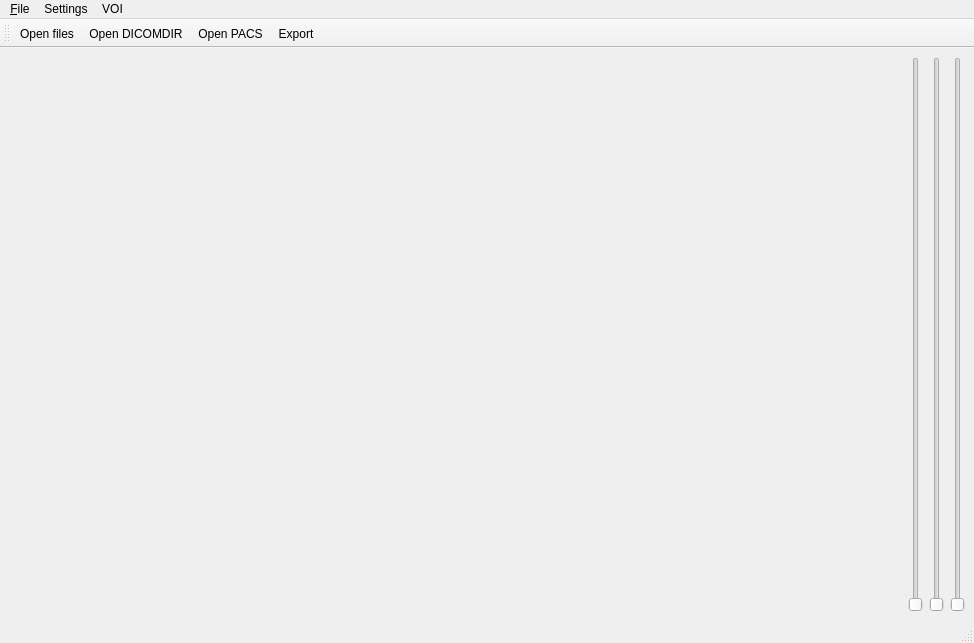
<ui version="4.0" >
 <class>MainWindow</class>
 <widget class="QMainWindow" name="MainWindow" >
  <property name="geometry" >
   <rect>
    <x>0</x>
    <y>0</y>
    <width>974</width>
    <height>643</height>
   </rect>
  </property>
  <property name="windowTitle" >
   <string>MainWindow</string>
  </property>
  <widget class="QWidget" name="centralwidget" >
   <layout class="QHBoxLayout" >
    <item>
     <widget class="GLViews" native="1" name="view" />
    </item>
    <item>
     <widget class="QSlider" name="WindowCenter" >
      <property name="orientation" >
       <enum>Qt::Vertical</enum>
      </property>
     </widget>
    </item>
    <item>
     <widget class="QSlider" name="WindowWidth" >
      <property name="orientation" >
       <enum>Qt::Vertical</enum>
      </property>
     </widget>
    </item>
    <item>
     <widget class="QSlider" name="WindowReject" >
      <property name="orientation" >
       <enum>Qt::Vertical</enum>
      </property>
     </widget>
    </item>
   </layout>
  </widget>
  <widget class="QMenuBar" name="menubar" >
   <property name="geometry" >
    <rect>
     <x>0</x>
     <y>0</y>
     <width>974</width>
     <height>27</height>
    </rect>
   </property>
   <widget class="QMenu" name="menuStudies" >
    <property name="title" >
     <string>&amp;File</string>
    </property>
    <addaction name="actionOpen" />
    <addaction name="actionOpen_DICOMDIR" />
    <addaction name="actionOpen_PACS" />
    <addaction name="action_Export" />
    <addaction name="actionQuit" />
   </widget>
   <widget class="QMenu" name="menuSettings" >
    <property name="title" >
     <string>Settings</string>
    </property>
    <addaction name="actionSettingsPACS" />
   </widget>
   <widget class="QMenu" name="menuVOI" >
    <property name="title" >
     <string>VOI</string>
    </property>
    <addaction name="actionAuto" />
    <addaction name="actionNone" />
    <addaction name="actionPreset" />
   </widget>
   <addaction name="menuStudies" />
   <addaction name="menuSettings" />
   <addaction name="menuVOI" />
  </widget>
  <widget class="QStatusBar" name="statusbar" />
  <widget class="QToolBar" name="toolBar" >
   <property name="windowTitle" >
    <string>toolBar</string>
   </property>
   <attribute name="toolBarArea" >
    <enum>TopToolBarArea</enum>
   </attribute>
   <attribute name="toolBarBreak" >
    <bool>false</bool>
   </attribute>
   <addaction name="actionOpen" />
   <addaction name="actionOpen_DICOMDIR" />
   <addaction name="actionOpen_PACS" />
   <addaction name="action_Export" />
  </widget>
  <action name="actionOpen" >
   <property name="icon" >
    <iconset resource="cyDICOM.qrc" >:/icons/icons/fileopen.png</iconset>
   </property>
   <property name="text" >
    <string>&amp;Open files</string>
   </property>
   <property name="toolTip" >
    <string>Open studies from files</string>
   </property>
  </action>
  <action name="actionQuit" >
   <property name="icon" >
    <iconset resource="cyDICOM.qrc" >:/icons/icons/exit.png</iconset>
   </property>
   <property name="text" >
    <string>Quit</string>
   </property>
   <property name="toolTip" >
    <string>Quit application</string>
   </property>
  </action>
  <action name="actionOpen_DICOMDIR" >
   <property name="icon" >
    <iconset resource="cyDICOM.qrc" >:/icons/icons/fileimport.png</iconset>
   </property>
   <property name="text" >
    <string>Open &amp;DICOMDIR</string>
   </property>
   <property name="toolTip" >
    <string>Open studies from DICOMDIR</string>
   </property>
  </action>
  <action name="actionOpen_PACS" >
   <property name="icon" >
    <iconset resource="cyDICOM.qrc" >:/icons/icons/system.png</iconset>
   </property>
   <property name="text" >
    <string>Open &amp;PACS</string>
   </property>
   <property name="toolTip" >
    <string>Open studies from PACS</string>
   </property>
  </action>
  <action name="action_Export" >
   <property name="icon" >
    <iconset resource="cyDICOM.qrc" >:/icons/icons/fileexport.png</iconset>
   </property>
   <property name="text" >
    <string>&amp;Export</string>
   </property>
   <property name="toolTip" >
    <string>Export series to DICOM</string>
   </property>
  </action>
  <action name="actionSettingsPACS" >
   <property name="text" >
    <string>PACS</string>
   </property>
  </action>
  <action name="actionAuto" >
   <property name="text" >
    <string>Auto</string>
   </property>
  </action>
  <action name="actionNone" >
   <property name="text" >
    <string>None</string>
   </property>
  </action>
  <action name="actionPreset" >
   <property name="text" >
    <string>Preset</string>
   </property>
  </action>
 </widget>
 <customwidgets>
  <customwidget>
   <class>GLViews</class>
   <extends>QWidget</extends>
   <header>glviews.h</header>
   <container>1</container>
  </customwidget>
 </customwidgets>
 <resources>
  <include location="cyDICOM.qrc" />
 </resources>
 <connections/>
</ui>
